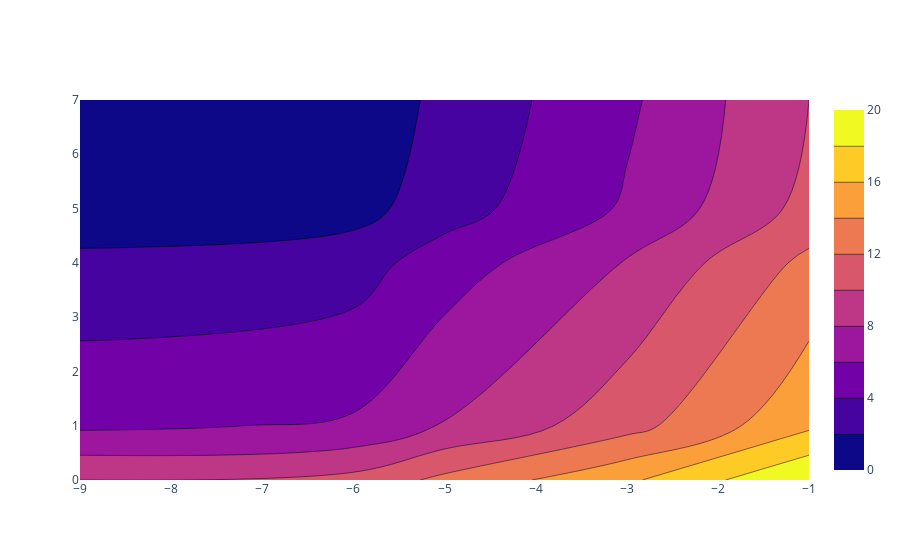

Notebook code for this chart:
### Markdown cell above
### Setting X and Y Coordinates in a Contour Plot

### Code cell
fig = go.Figure(data =
    go.Contour(
        z=[[10, 10.625, 12.5, 15.625, 20],
           [5.625, 6.25, 8.125, 11.25, 15.625],
           [2.5, 3.125, 5., 8.125, 12.5],
           [0.625, 1.25, 3.125, 6.25, 10.625],
           [0, 0.625, 2.5, 5.625, 10]],
        x=[-9, -6, -5 , -3, -1], # horizontal axis
        y=[0, 1, 4, 5, 7] # vertical axis
    ))
fig.show()

### Figure 1 — Plotly figure (JSON) as saved in the notebook; plotly's stock layout.template omitted (floating-point values rounded to 4 significant figures)
{"data": [{"type": "contour", "x": [-9, -6, -5, -3, -1], "y": [0, 1, 4, 5, 7], "z": [[10, 10.62, 12.5, 15.62, 20], [5.625, 6.25, 8.125, 11.25, 15.62], [2.5, 3.125, 5, 8.125, 12.5], [0.625, 1.25, 3.125, 6.25, 10.62], [0, 0.625, 2.5, 5.625, 10]]}], "layout": {}}
